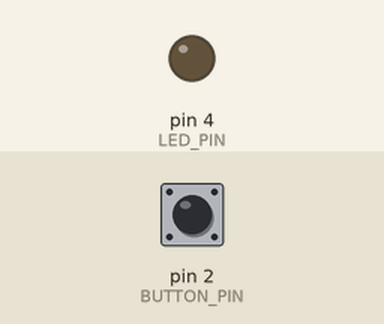
A sketch run on a simulated Arduino Uno, built with avr-gcc and run on an emulated ATmega328P. Shown: output pins drawn as LEDs (lit = HIGH). The test bench sets the inputs (shaded band); at power-on: pin 2 (BUTTON_PIN) LOW.

Above: at 1.2 s.
1.3 s: pin 2 (BUTTON_PIN) pulled HIGH for 0.15 s
At 1.37 s:
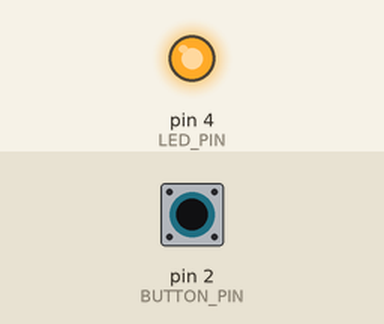
2.9 s: pin 2 (BUTTON_PIN) pulled HIGH for 3.2 s
At 7.5 s:
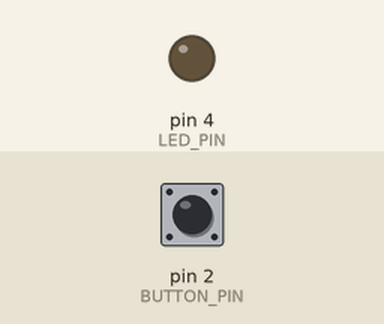
Timing chart, 0 to 9.0 s (numbered marks = the images above; inputs shaded):
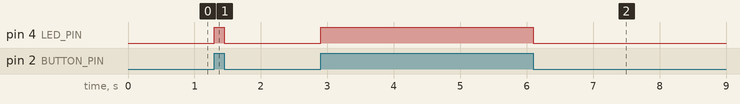

Measured:
- after the input at 1.3 s, pin 4 (LED_PIN): LOW → HIGH at once, → LOW 0.15 s later
- after the input at 2.9 s, pin 4 (LED_PIN): LOW → HIGH at once, → LOW 3.2 s later

The sketch:

A-buttonDirect.ino
```cpp
/*****************************************************************************************
 *    RG 101 - Digital Input     _____
 *     Direct Button            |  _  |
 *                              | |_| |
 *                              |_____|
 *
 *  This code will read a pushbutton with resistor attached to digital pin 2 and
 *  turn on digital pin 3 whenever the button is pressed.
 *
 * For a more in depth explanation of wiring,  this code and more information on using
 * Digital outputs and Arduino check out our Digital Output Tutorial
 * http://learn.robotgeek.com/robotgeek-101-1/230-digital-input-primer.html
 *
 * Important Functions
 *  pinMode()
 *  digitalRead()
 *  digitalWrite()
 *****************************************************************************************/

const int BUTTON_PIN = 2;   //pin number for the button - this is 'const' since it will not change during code, and saves Arduino memory
const int LED_PIN = 4;      //pin number for the LED - this is 'const' since it will not change during code, and saves Arduino memory

bool buttonState;           //holds the current state of the button, HIGH or LOW

//setup runs once when the Geekduino/Arduino is turned on
void setup()
{
  pinMode(BUTTON_PIN, INPUT);  //set button pin to input
  pinMode(LED_PIN, OUTPUT);    //set led pin to output
} //setup() is done, go to loop()

//loop runs forever once setup is complete
void loop()
{
  buttonState = digitalRead(BUTTON_PIN);  //reads the button (HIGH or LOW) and stores it in the buttonState variable
  digitalWrite(LED_PIN, buttonState);     //write the button state to the LED state.
}//go back to the first line in loop()
```
